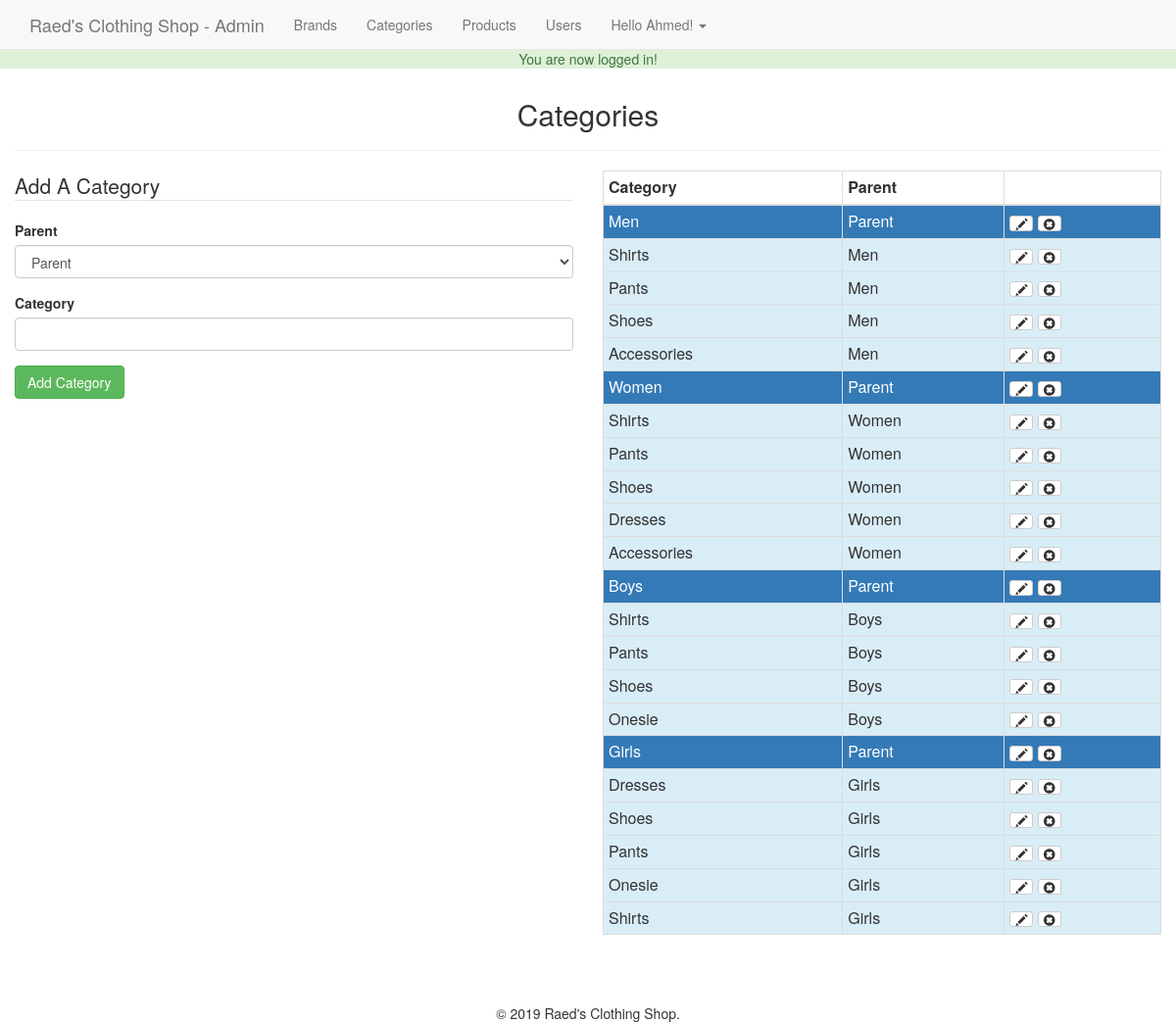
Screenshot of /admin/categories.php (signed in) with the database file from the repository.
### tables this page shows
CREATE TABLE `categories` (
  `id` int(11) NOT NULL,
  `category` varchar(255) NOT NULL,
  `parent` int(11) NOT NULL DEFAULT '0'
);

### admin/categories.php (the view, shortened to what this page needs)
<?php
    require_once $_SERVER['DOCUMENT_ROOT'] . '/421/core/init.php';
    include 'includes/head.php';
    include 'includes/navigation.php';
    $category = '';
    $post_parent = '';
            ?>
    <h2 class="text-center">Categories</h2>
    <hr>
    <div class="row">
        <div class="col-md-6">
            <form class="form" action="categories.php<?php echo((isset($_GET['edit'])) ? '?edit=' . $edit_id : ''); ?>"
                  method="post">
                <legend><?php echo((isset($_GET['edit'])) ? 'Edit' : 'Add A'); ?> Category</legend>
                <?php
                $category_value = '';
                $parent_value = 0;
                if (isset($_GET['edit'])) {
                    $category_value = $edit_category['category'];
                    $parent_value = $edit_category['parent'];
                } else {
                    if (isset($_POST)) {
                        $category_value = $category;
                        $parent_value = $post_parent;
                    }
                }
                ?>
                <div class="form-group">
                    <label for="parent">Parent</label>
                    <select class="form-control" name="parent" id="parent">
                        <option value="0"<?php echo(($parent_value == 0) ? ' selected="selected"' : ''); ?>>Parent
                        </option>
                    </select>
                </div>
                <div class="form-group">
                    <label for="category">Category</label>
                    <input class="form-control" type="text" name="category" id="category"
                           value="<?php echo $category_value; ?>">
                </div>
                <div class="form-group">
                    <input class="btn btn-success" type="submit"
                           value="<?php echo((isset($_GET['edit'])) ? 'Edit' : 'Add'); ?> Category">
                </div>
            </form>
        </div>
        <div class="col-md-6">
            <table class="table table-bordered table-condensed">
                <thead>
                <th>Category</th>
                <th>Parent</th>
                <th></th>
                </thead>
                <tbody>
                <?php $result = $db->query("SELECT * FROM categories WHERE parent = 0"); ?>
                <?php while ($parent = mysqli_fetch_assoc($result)) : ?>
                    <?php
                    $parent_id = (int)$parent['id'];
                    $cresult = $db->query("SELECT * FROM categories WHERE parent = '{$parent_id}'");
                    ?>
                    <tr class="bg-primary">
                        <td><?php echo $parent['category']; ?></td>
                        <td>Parent</td>
                        <td>
                            <a class="btn btn-xs btn-default"
                               href="categories.php?edit=<?php echo $parent['id']; ?>"><span
                                        class="glyphicon glyphicon-pencil"></span></a>
                            <a class="btn btn-xs btn-default" href="categories.php?delete=<?php echo $parent['id']; ?>"><span
                                        class="glyphicon glyphicon-remove-sign"></span></a>
                        </td>
                    </tr>
                    <?php while ($child = mysqli_fetch_assoc($cresult)) : ?>
                        <tr class="bg-info">
                            <td><?php echo $child['category']; ?></td>
                            <td><?php echo $parent['category']; ?></td>
                            <td>
                                <a class="btn btn-xs btn-default"
                                   href="categories.php?edit=<?php echo $child['id']; ?>"><span
                                            class="glyphicon glyphicon-pencil"></span></a>
                                <a class="btn btn-xs btn-default"
                                   href="categories.php?delete=<?php echo $child['id']; ?>"><span
                                            class="glyphicon glyphicon-remove-sign"></span></a>
                            </td>
                        </tr>
                    <?php endwhile; ?>
                <?php endwhile; ?>
                </tbody>
            </table>
        </div>
    </div>
<?php
include 'includes/footer.php';

### css/main.css (style rules this page uses)
body { padding-top: 50px; }

### rows the page displays
categories: category "Men"
categories: category "Shirts"
categories: category "Pants"
categories: category "Shoes"
categories: category "Accessories"
categories: category "Women"
categories: category "Shirts"
categories: category "Pants"
categories: category "Shoes"
categories: category "Dresses"
categories: category "Accessories"
categories: category "Boys"
categories: category "Shirts"
categories: category "Pants"
categories: category "Shoes"
categories: category "Onesie"
categories: category "Girls"
categories: category "Dresses"
categories: category "Shoes"
categories: category "Pants"
categories: category "Onesie"
categories: category "Shirts"

### other values shown
$_SESSION['success_flash'] "You are now logged in!"
$user_data['first'] "Ahmed"
